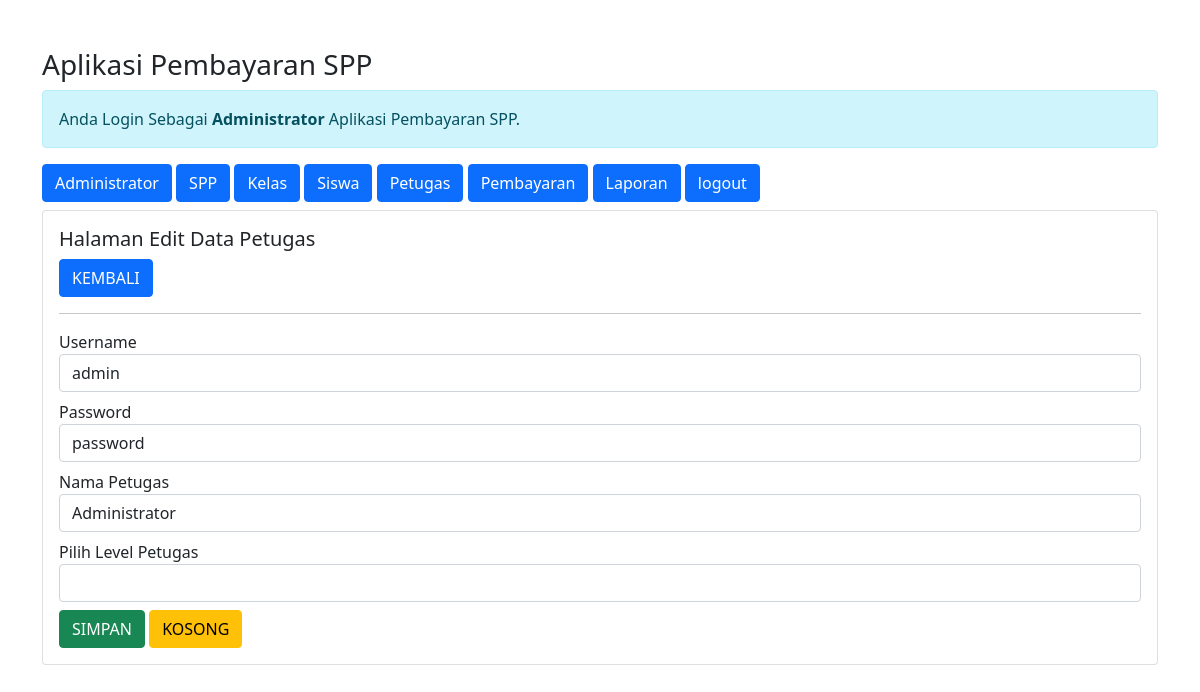
The page /admin/admin.php?url=edit-petugas&id_petugas=6 (signed in) on the database its author committed.
### tables this page shows
CREATE TABLE `petugas` (
  `id_petugas` int(11) NOT NULL,
  `username` varchar(50) NOT NULL,
  `password` varchar(50) NOT NULL,
  `nama_petugas` varchar(50) NOT NULL,
  `level` enum('admin','petugas') NOT NULL
);

### admin/edit-petugas.php (the view, shortened to what this page needs)
<?php
$id_petugas = $_GET['id_petugas'];
include '../koneksi.php';
$sql = "SELECT*FROM petugas WHERE id_petugas='$id_petugas'";
$query = mysqli_query($koneksi, $sql);
$data = mysqli_fetch_array($query);
?>
<h5>Halaman Edit Data Petugas</h5>
<a href="?url=petugas" class="btn btn-primary">KEMBALI</a>
<hr>
<form method="post" action="?url=proses-edit-petugas&id_petugas=<?= $id_petugas; ?>">
    <div class="form-group mb-2">
        <label>Username</label>
        <input value="<?= $data['username'] ?>" type="text" name="username" class="form-control" required>
    </div>
    <div class="form-group mb-2">
        <label>Password</label>
        <input value="<?= $data['password'] ?>" type="text" name="password" class="form-control" required>
    </div>
    <div class="form-group mb-2">
        <label>Nama Petugas</label>
        <input value="<?= $data['nama_petugas'] ?>" type="text" name="nama_petugas" class="form-control" required>
    </div>
    <div class="form-group mb-2">
        <label>Pilih Level Petugas</label>
        <select name="level" class="form-control" required>
            <option value="<?= $data['level'] ?><?= $data['level'] ?>"> </option>
            <option value="admin">Admin</option>
        </select>
    </div>
    <div class="form-group">
        <button type="submit" class="btn btn-success">SIMPAN</button>
        <button type="reset" class="btn btn-warning">KOSONG</button>
    </div>
</form>

### rows shown on the page
petugas: username "admin", password "password", nama_petugas "Administrator"
